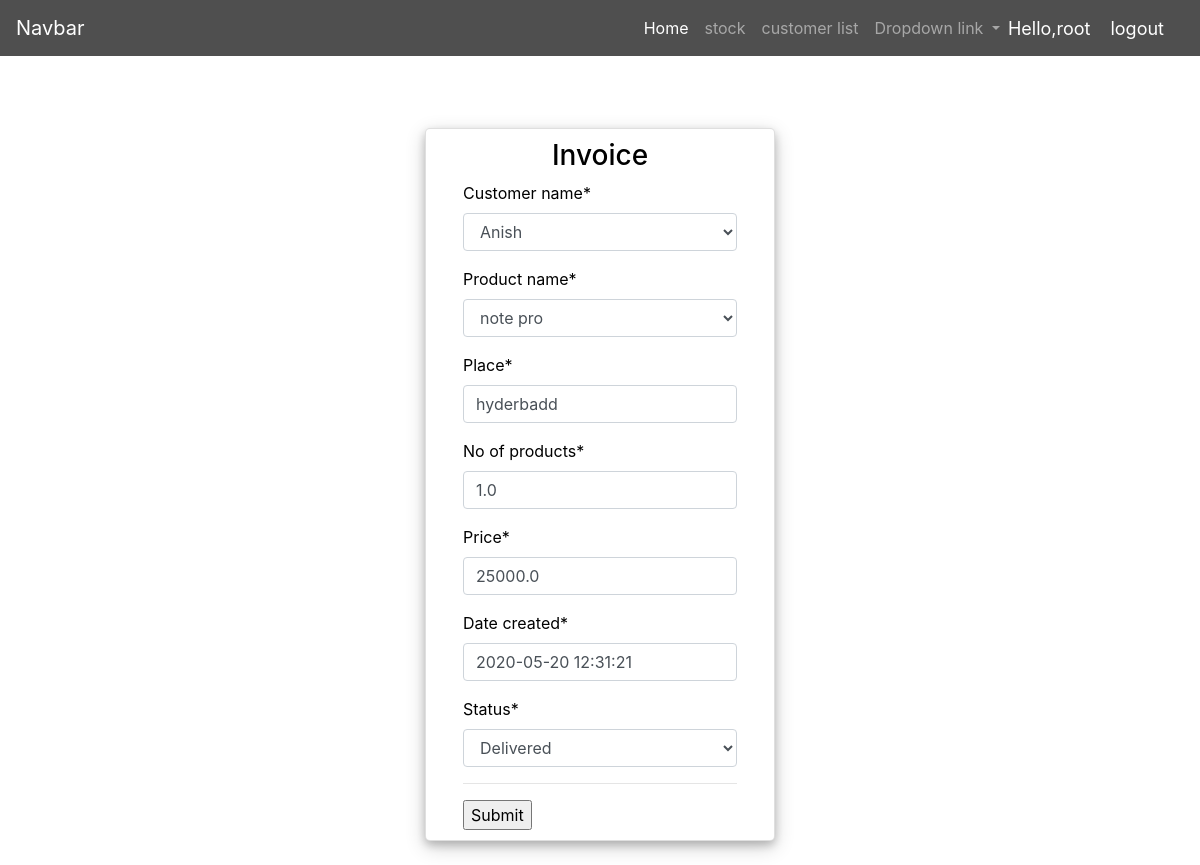
Screenshot of /order_update/10 (signed in) with the database file from the repository.
### sales/models.py (models this page shows, shortened)
class Invoice(models.Model):
    STATUS = (
        ('Pending', 'Pending'),
        ('Out of delivery', 'Out of delivery'),
        ('Delivered', 'Delivered'),
    )
    customer_name = models.ForeignKey(Customer, null=True, on_delete=models.SET_NULL)
    product_name = models.ForeignKey(Stock, null=True, on_delete=models.SET_NULL)
    place = models.CharField(max_length=100, null=True)
    no_of_products = models.FloatField(null=True)
    price = models.FloatField(null=True)
    total = models.FloatField(null=True)
    date_created = models.DateTimeField(auto_now_add=False, null=True)
    status = models.CharField(max_length=100, null=True, choices=STATUS)

class Stock(models.Model):
    product_name = models.CharField(max_length=100, null=True)
    company_name = models.CharField(max_length=100, null=True)
    quantity = models.FloatField(null=True)
    price = models.FloatField(null=True)
    date_created = models.DateTimeField(auto_now_add=True, null=True)
    tags = models.ManyToManyField(Tag)
    stock_available = models.FloatField(null=True, blank=True)
    def __str__(self):
        return self.product_name

### sales/views.py (the view, shortened to what this page needs)
# urls.py: path('order_update/<str:pk>', views.update_invoice, name='updateinvoice'),
@login_required(login_url='login')
def update_invoice(request, pk):
    order = Invoice.objects.get(id=pk)
    form = Form3(instance=order)
    context = {'form': form}
    return render(request, 'order.html', context)

### sales/forms.py
class Form3(forms.ModelForm):
    class Meta:
        model = Invoice
        fields = '__all__'
        exclude = ['total']

### sales/models.py (called while the page is built)
    def __str__(self):
        return self.name

### sales/templates/order.html (shortened to what this page needs)
{% extends 'base.html' %}
{% load crispy_forms_tags %}
{% block content %}
     <div class="container h-100">
        <div class="row ">
            <div class="col">
                <br>
                <br>
                <div class="d-flex justify-content-center h-100">
                    <div class="card user-card">
                        <div class="d-flex justify-content-center">
                            <h3 id="form-title">Invoice</h3>
                        </div>
                        <div class="d-flex justify-content-center form_container ">
                            <form method="post" action="">
                                {{ form |crispy }}
                                <hr>
                                <input type="submit" value="Submit">
                            </form>
                        </div>
                    </div>
                </div>
            </div>
        </div>
    </div>
{% endblock %}

### sales/templates/base.html (shortened to what this page needs)
{% load crispy_forms_tags %}
{% load static %}
<!DOCTYPE html>
<html lang="en">
<head>
    <link rel="stylesheet" href="https://stackpath.bootstrapcdn.com/bootstrap/4.5.0/css/bootstrap.min.css"
>
    <link rel="stylesheet" href="{% static 'main.css' %}">
    <link rel="stylesheet" href="https://cdnjs.cloudflare.com/ajax/libs/twitter-bootstrap/4.1.3/css/bootstrap.css">
    <link rel="stylesheet" href="https://cdn.datatables.net/1.10.21/css/dataTables.bootstrap4.min.css">
</head>
<body>
<nav class="navbar navbar-expand-lg navbar-dark bg-light" style="background-color: #4f4f4f!important;">
    <a class="navbar-brand" href="#">Navbar</a>
    <div class="collapse navbar-collapse" id="navbarNavDropdown">
        <ul class="navbar-nav ml-auto">
            <li class="nav-item active">
                <a class="nav-link" style="color: white!important;" href="{% url 'home' %}">Home <span class="sr-only">(current)</span></a>
            </li>
            <li class="nav-item">
                <a class="nav-link" href="{% url 'stock' %}">stock </a>
            </li>
            <li class="nav-item">
                <a class="nav-link" href="{% url 'customerlist' %}">customer list </a>
            </li>
            <li class="nav-item dropdown">
                <a class="nav-link dropdown-toggle" href="#" id="navbarDropdownMenuLink" role="button"
                   data-toggle="dropdown" aria-haspopup="true" aria-expanded="false">
                    Dropdown link
                </a>
            </li>
        </ul>
    </div>
    <span class="hello-msg">Hello,{{ request.user }} </span>
    <span><a class="hello-msg" href="{% url 'logout' %}">logout</a> </span>
</nav>
{% block content %}
{% endblock %}
</body>
</html>

### sales/static/main.css (style rules this page uses)
body { background-color: #ebeff5; }

### sales/templates/base.html (style rules this page uses)
.hello-msg { font-size: 18px; color: white; margin-right: 20px; }
.user-card { width: 350px; margin-top: auto; margin-bottom: auto; background: white; position: relative; display: flex; justify-content: center; flex-direction: column; padding: 10px; box-shadow: 0 4px 8px 0 rgba(0, 0, 0, 0.2), 0 6px 20px 0 rgba(0, 0, 0, 0.19); -webkit-box-shadow: 0 4px 8px 0 rgba(0, 0, 0, 0.2), 0 6px 20px 0 rgba(0, 0, 0, 0.19); -moz-box-shadow: 0 4px 8px 0 rgba(0, 0, 0, 0.2), 0 6px 20px 0 rgba(0, 0, 0, 0.19); border-radius: 5px; color: black; }

### rows the page displays
Invoice: customer_name "Anish", place "hyderbadd", no_of_products "1.0", price "25000.0", date_created "2020-05-20 12:31:21", status "Delivered"
Stock: product_name "note pro"

### other values shown
{{ request.user }} "root"
